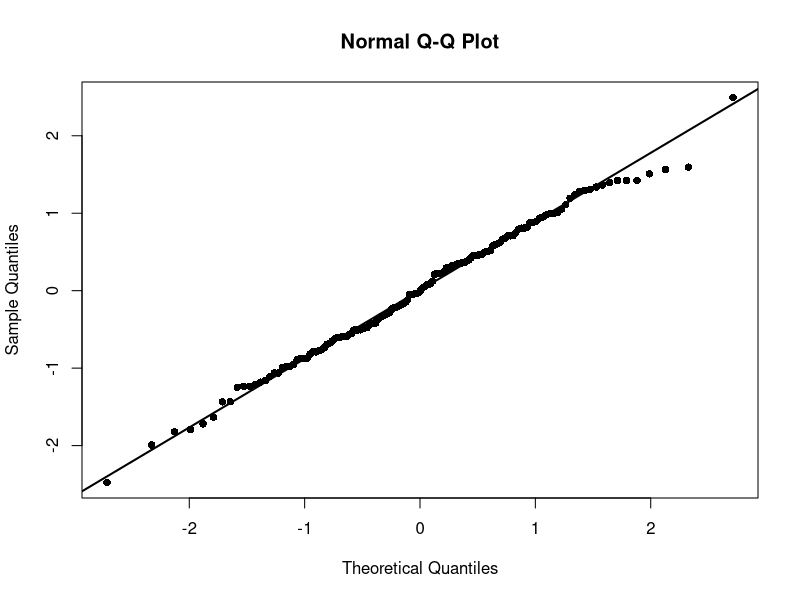
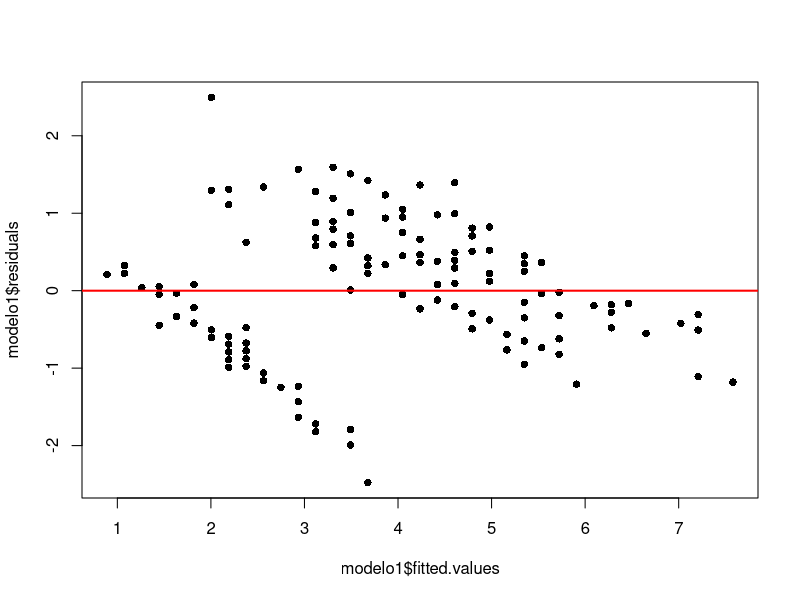
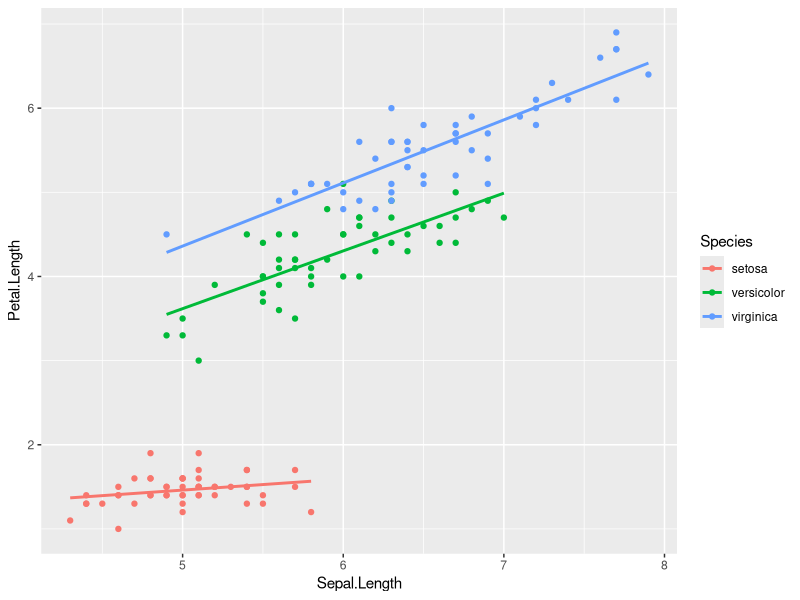
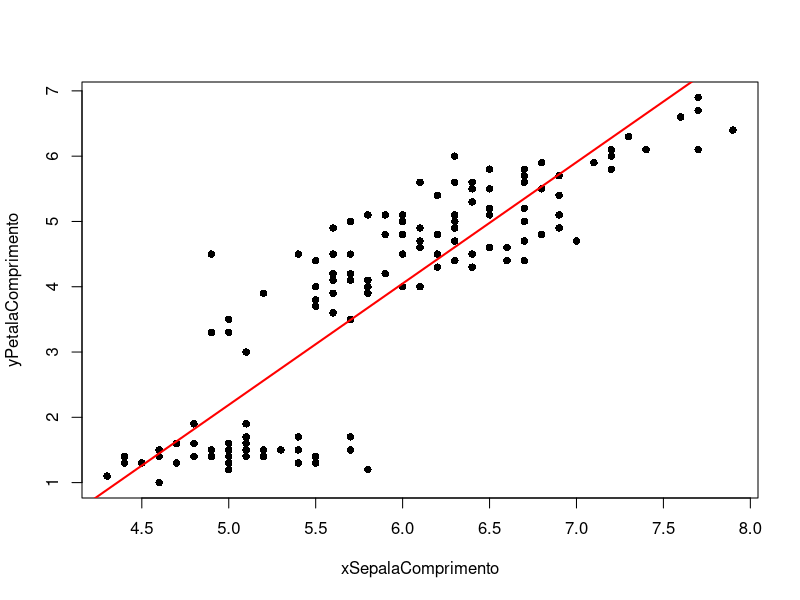
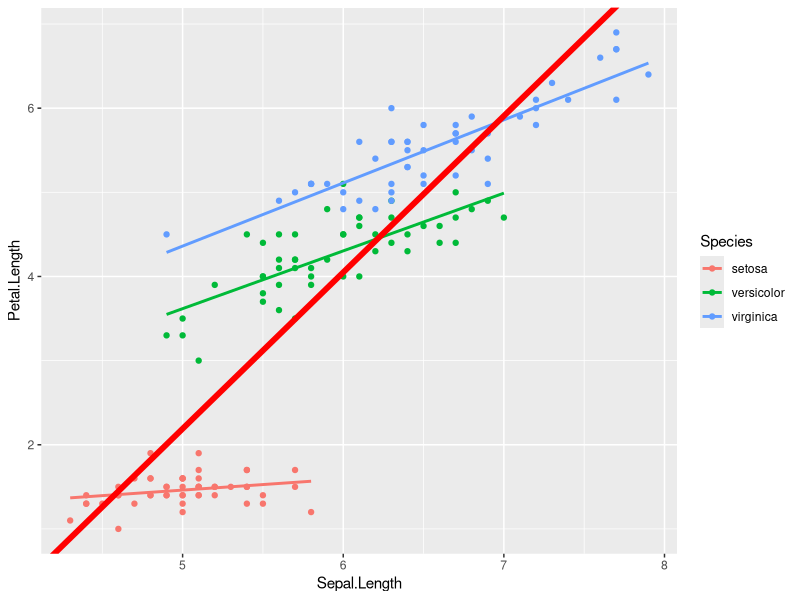

R code for these plots, in order: (Note: this script raises an error after producing the figures.)
# Regressao Linear Simples (14/11/2023)

data(iris)
summary(iris)

######################################
# Pergunta 1: Existe uma diferenca significativa entre comprimento da petala
# e comprimento da tepala?
xSepalaComprimento = iris$Sepal.Length
yPetalaComprimento = iris$Petal.Length

modelo1  <- lm(yPetalaComprimento ~ xSepalaComprimento)

summary(modelo1) # p < 0.005 OK

# Pressupostos
# 1. Normalidade dos Residuos
qqnorm(modelo1$residuals, pch=16)
qqline(modelo1$residuals, lwd=2)

shapiro.test(modelo1$residuals) # > 0.05 OK // R-Squared = 0.7583
#75.83% da variabilidade do comprimento da petala é explicada pelo comprimento da sepala

# Homocedasticidade
plot(modelo1$residuals ~ modelo1$fitted.values, pch=16)
abline(h=0, lwd=2, col="red")

# Interpretando o modelo
library(ggplot2)
summary(modelo1)

# Colorir de acordo com as especies
ggplot(iris, aes(x=Sepal.Length, y=Petal.Length, color=Species)) +
  geom_point() +
  geom_smooth(method=lm, se=FALSE)


# Construindo uma linha de tendencia (precisamos do intercept e do slope)
# Vamos construir uma linha de equacao do primeiro grau
plot(xSepalaComprimento, yPetalaComprimento, pch=16)
abline(modelo1$coefficients, col="red", lwd=2)

ggplot(iris, aes(x=Sepal.Length, y=Petal.Length, color=Species)) +
  geom_point() +
  geom_smooth(method=lm, se=FALSE) +
  geom_abline(intercept = modelo1$coefficients[1], slope = modelo1$coefficients[2], col="red", lwd=2)

# Posso usar o Slope manual
# plot(xSepalaComprimento, yPetalaComprimento, pch=16)
# abline(a = -8, b = 1.86, col="blue", lwd=2)

##### Equacao funcao linear: ###### 
# y = ax + (b + residuos)
# a = slope
# b = intercept

# EQUACAO LINEAR USANDO NOSSOS DADOS
# yPetalaLargura = xSepalaLargura * modelo1$coefficients[2] + (modelo1$coefficients[1] + modelo1$residuals)

yPetalaLargura

######## PERGUNTA 2 NAO ATENDEU OS PRESSUPOSTOS ##########
######################################
# Pergunta 2: Existe uma diferenca significativa entre a largura da petala e a
# largura da sepala?
xSepalaLargura = iris$Sepal.Width
yPetalaLargura = iris$Petal.Width

modelo2 <- lm(yPetalaLargura ~ xSepalaLargura) 

summary(modelo2) # Em teoria o valor de p passa, mas a reta nao representa a realidade

# Pressupostos
# 1. Normalidade dos Residuos
qqnorm(modelo2$residuals, pch=16)
qqline(modelo2$residuals, lwd=2)

shapiro.test(modelo2$residuals) # < 0.05 NAO PASSOU

# Homocedasticidade
plot(modelo2$residuals ~ modelo2$fitted.values, pch=16)
abline(h=0, lwd=2, col="red")

plot(xSepalaLargura, yPetalaLargura, pch=16)
abline(modelo2$coefficients, col="red", lwd=2)